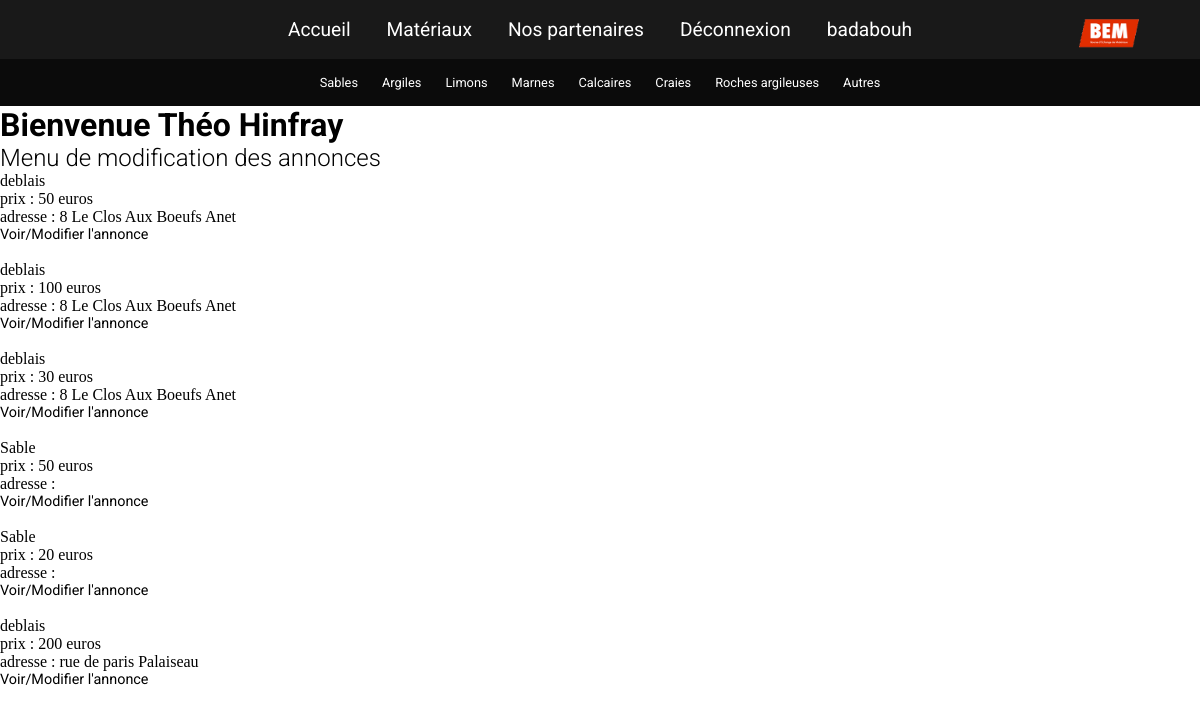
The app's page /admin_annonces.php (signed in) with its own data.
### tables this page shows
CREATE TABLE IF NOT EXISTS `materiaux` (
  `ID` int(250) NOT NULL AUTO_INCREMENT,
  `type` varchar(100) NOT NULL,
  `soustype` varchar(100) NOT NULL,
  `entreprise` varchar(100) NOT NULL,
  `vente` int(1) NOT NULL,
  `prix` int(10) NOT NULL,
  `lattitude` decimal(65,30) NOT NULL,
  `longitude` decimal(65,30) NOT NULL,
  `telephone` int(10) NOT NULL,
  `mail` varchar(50) NOT NULL,
  `postal` varchar(200) NOT NULL,
  `ville` varchar(200) NOT NULL,
  `adresse` varchar(250) NOT NULL,
  PRIMARY KEY (`ID`)
);

### admin_annonces.php (the view, shortened to what this page needs)
<?php require('header.php'); ?>
<h1>Bienvenue Théo Hinfray</h1>
<h2>Menu de modification des annonces</h2>
<?php
		$sql="SELECT * FROM materiaux";
		$req = $db->prepare($sql);
		$req->execute();
		$result = $req->fetchAll(PDO::FETCH_ASSOC);
		foreach($result as $val){
			echo $val['type']."<br>";
			echo "prix : ".$val['prix']." euros <br>";
			echo "adresse : ".$val['adresse']." ".$val['ville']."<br>";
			?>
			<a href="modif_annonce.php?annonce=<?php echo $val['ID']; ?>">Voir/Modifier l'annonce</a><br><br>
			<?php
	}?>
</body>
</html>

### css/style.css (style rules this page uses)
body, div, img, ul { margin: 0; border: 0; padding: 0; }
html, body { width: 100%; background-color: white; }
a { text-decoration: none; color:black; }
h1, h2, h3, h4 { margin: 0; font-family: 'Roboto', sans-serif; }
p, a { font-family: 'Roboto', sans-serif; font-size: 0.9em; }
h2 { margin: 0; font-family: 'Roboto', sans-serif; }
li, a { display: inline-block; }
h2 { font-weight: 300; }

### records on screen
materiaux: type "deblais", prix "50", adresse "8 Le Clos Aux Boeufs", ville "Anet"
materiaux: type "deblais", prix "100", adresse "8 Le Clos Aux Boeufs", ville "Anet"
materiaux: type "deblais", prix "30", adresse "8 Le Clos Aux Boeufs", ville "Anet"
materiaux: type "Sable", prix "50"
materiaux: type "Sable", prix "20"
materiaux: type "deblais", prix "200", adresse "rue de paris", ville "Palaiseau"

### other values on screen
$_SESSION["name"] "badabouh"
